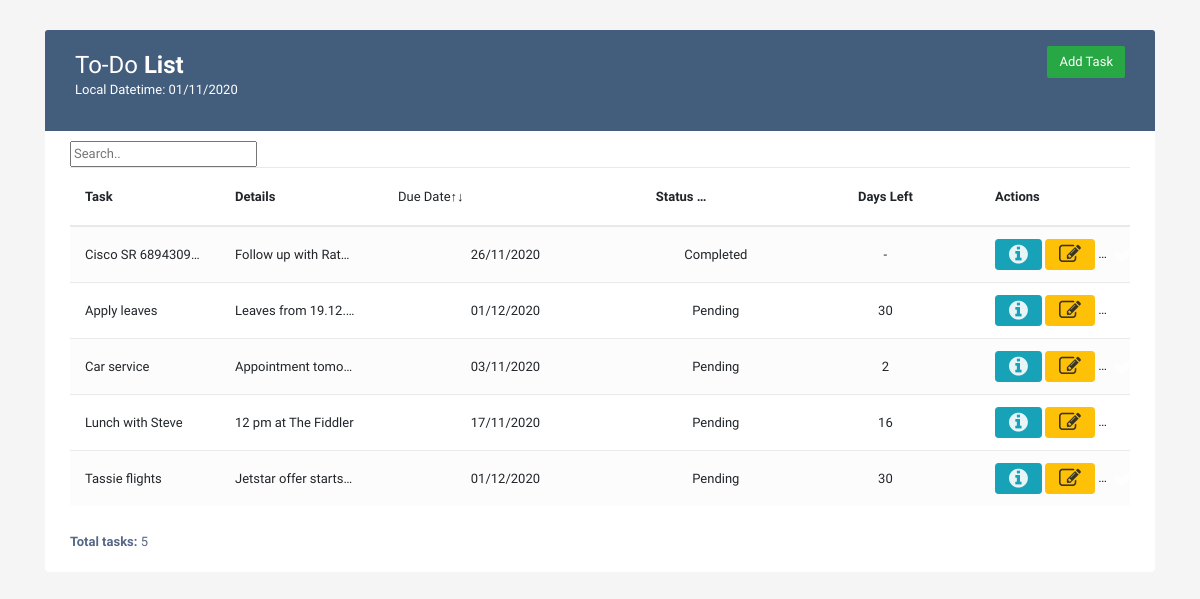
Page /app on the committed database.
### tables this page shows
CREATE TABLE "to_do" (
	"name"	TEXT NOT NULL UNIQUE,
	"details"	TEXT,
	"duedate"	TEXT NOT NULL,
	"status"	TEXT
);

### to_do_app.py (the view)
@app.route('/app')
def home_page():
    data = db_functions.get_all_tasks()
    updated_data =[]
    for task in data:
        updated_data.append(get_tasks_with_days_left(task))
    return render_template('to_do.html', data = updated_data)

### db_functions.py (called while the page is built)
def get_all_tasks():
    try:
        conn = sqlite3.connect(DB_PATH)
        c = conn.cursor()
        c.execute('select * from to_do')
        rows = c.fetchall()
        return rows
    except Exception as e:
        print('Error: ', e)
        return None

### to_do_app.py (called while the page is built)
def get_tasks_with_days_left(data):
    try:
        data_list = list(data)
        if data_list[3] == "Completed":
            data_list.append("-")
        else:
            current_date = datetime.date.today()
            task_duedate = datetime.datetime(int(data_list[2].split("-")[0]),int(data_list[2].split("-")[1]),int(data_list[2].split("-")[2])).date()
            data_list.append(str((task_duedate-current_date).days))
        data_list.append(data_list[2].split("-")[2]+"/"+data_list[2].split("-")[1]+"/"+data_list[2].split("-")[0])
        data = tuple(data_list)
        return data
    except Exception as e:
	    error = {"Error": "Issue while updating date on task"}
	    response = Response(json.dumps(error), mimetype='application/json')
	    return response

### templates/to_do.html (shortened to what this page needs)
<!DOCTYPE html>
<html lang="en">
<head>
<link rel="stylesheet" href="https://stackpath.bootstrapcdn.com/bootstrap/4.5.0/css/bootstrap.min.css">
<link href="https://maxcdn.bootstrapcdn.com/font-awesome/4.7.0/css/font-awesome.min.css" rel="stylesheet">
<link rel="stylesheet" href="https://maxcdn.bootstrapcdn.com/font-awesome/4.7.0/css/font-awesome.min.css">
</head>
<body>
<div class="container-xl">
	<div class="table-responsive">
		<div class="table-wrapper">
			<div class="table-title">
				<div class="row">
					<div class="col-sm-6">
						<h2>To-Do <b>List</b></h2>
						<p>Local Datetime: <span id="datetime"></span></p>
					</div>
					<div class="col-sm-6">
						<button class="btn btn-success" data-toggle="modal" data-target="#addtaskModal" title="Add Task" style="border:2;">Add Task</button>
					</div>
				</div>
			</div>
			<table id="dtBasicExample" class="table table-striped table-hover" class="sortable">
			    <input id="myInput" type="text" placeholder="Search.."">
				<thead>
					<tr>
						<th class="" style="width:230px">Task</th>
						<th class="" style="width:200px">Details</th>
						<th class=""><form action="/toggleSorting" method="GET"><button class="btn default" style="font-size: 13px;" type="submit">Due Date&#8593;&#8595;</button></form></th>
						<th class=""  style="width:180px">Status
						<select id="task_status" oninput="filterTable()">
  							<option>All</option>
						</select>
						</th>
						<th class="" style="text-align:center;">Days Left</th>
						<th class="" style="width:240px">Actions</th>
					</tr>
				</thead>
				<tbody>
				{% for row in data %}
					<tr>
					<td class="">{{ row[0] }}</td>
					<td class="">{{ row[1] }}</td>
					<td class=""  style="text-align:center;">{{ row[5] }}</td>
					<td class="" style="text-align:center;">{{ row[3] }}</td>
					{% if row[4]|int > 0 or row[4] == '-' %}
					     <td class="" style="text-align:center;">{{ row[4] }}</td>
					{% else %}
					     <td class="" style="text-align:center; background-color:red">{{ row[4] }}</td>
					{% endif %}
					<td>
					    {% if row[3] == 'Completed' %}
					        <button class="btn btn-info btn-sm" data-toggle="modal" data-target="#infoModal1" title="View Task"><i class="fa fa-info-circle fa-lg"></i></button>
					    {% else %}
					        <button class="btn btn-info btn-sm" data-toggle="modal" data-target="#infoModal" title="View Task"><i class="fa fa-info-circle fa-lg"></i></button>
					    {% endif %}
  						<button class="btn btn-warning btn-sm" data-toggle="modal" data-target="#editModal" title="Edit Task"><i class="fa fa-pencil-square-o fa-lg"></i></button>
					    <button class="btn btn-success btn-sm done-button title="Mark Task Complete"><i class="fa fa-check fa-lg"></i></button>
					</td>
					</tr>
				{% endfor %}
				</tbody>
			</table>
			<div class="clearfix">
				<div class="hint-text"><b>Total tasks: </b>{{ data|length }}</div>
			</div>
</body>
</html>

### templates/to_do.html (style rules this page uses)
body { color: #566787; background: #f5f5f5; font-family: 'Varela Round', sans-serif; font-size: 13px; }
.table-responsive { margin: 30px 0; }
.table-wrapper { background: #fff; padding: 20px 25px; border-radius: 3px; min-width: 1000px; box-shadow: 0 1px 1px rgba(0,0,0,.05); }
.table-title { padding-bottom: 15px; background: #435d7d; color: #fff; padding: 16px 30px; min-width: 100%; margin: -20px -25px 10px; border-radius: 3px 3px 0 0; }
.table-title h2 { margin: 5px 0 0; font-size: 24px; }
.table-title .btn { color: #fff; float: right; font-size: 13px; border: none; min-width: 50px; border-radius: 2px; border: none; outline: none !important; margin-left: 10px; }
table.table tr th, table.table tr td { border-color: #e9e9e9; padding: 12px 15px; vertical-align: middle; white-space: nowrap; overflow:hidden; text-overflow:ellipsis; max-width:150px }
table.table tr th:first-child { width: 60px; }
table.table tr th:last-child { width: 100px; }
table.table-striped tbody tr:nth-of-type(odd) { background-color: #fcfcfc; }
table.table td:last-child i { opacity: 0.9; font-size: 22px; margin: 0 5px; }
table.table td i { font-size: 19px; }
.hint-text { float: left; margin-top: 10px; font-size: 13px; }

### rows in the picture
to_do: name "Cisco SR 689430940", details "Follow up with Rat…", duedate "26/11/2020", status "Completed", row "-"
to_do: name "Apply leaves", details "Leaves from 19.12.…", duedate "01/12/2020", status "Pending", row "30"
to_do: name "Car service", details "Appointment tomo…", duedate "03/11/2020", status "Pending", row "2"
to_do: name "Lunch with Steve", details "12 pm at The Fiddler", duedate "17/11/2020", status "Pending", row "16"
to_do: name "Tassie flights", details "Jetstar offer starts…", duedate "01/12/2020", status "Pending", row "30"

### other values in the picture
{{ data|length }} "5"
